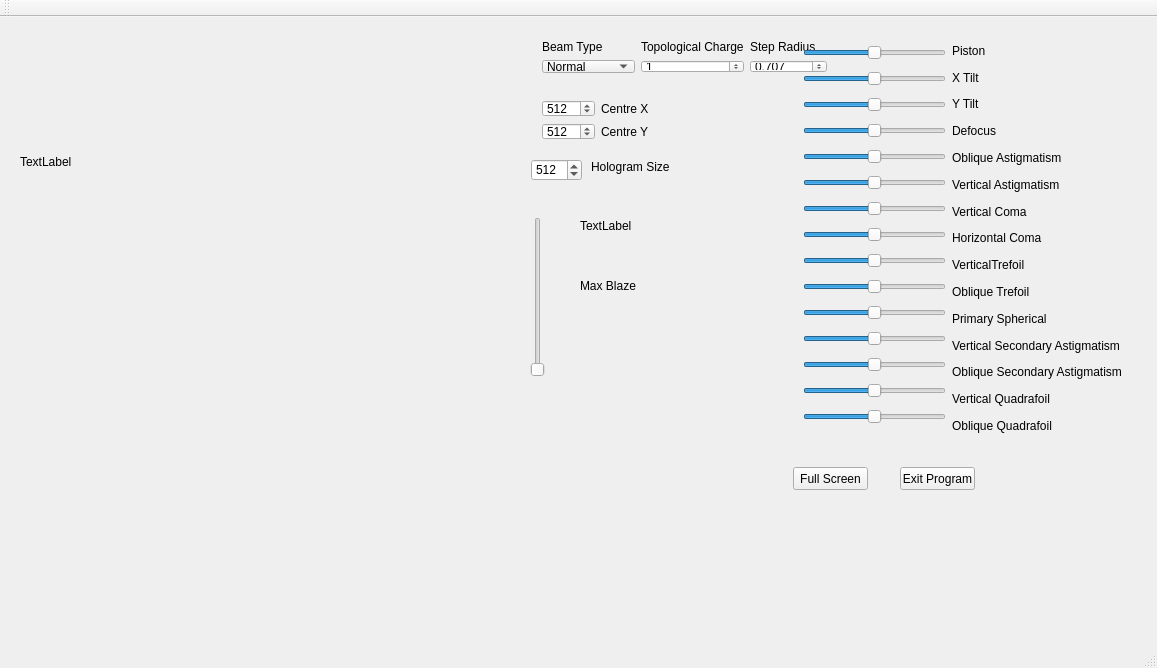
<?xml version="1.0" encoding="UTF-8"?>
<ui version="4.0">
 <class>MainWindow</class>
 <widget class="QMainWindow" name="MainWindow">
  <property name="geometry">
   <rect>
    <x>0</x>
    <y>0</y>
    <width>1157</width>
    <height>668</height>
   </rect>
  </property>
  <property name="windowTitle">
   <string>MainWindow</string>
  </property>
  <widget class="QWidget" name="centralWidget">
   <widget class="QPushButton" name="FullScreenButton">
    <property name="geometry">
     <rect>
      <x>793</x>
      <y>450</y>
      <width>75</width>
      <height>23</height>
     </rect>
    </property>
    <property name="text">
     <string>Full Screen</string>
    </property>
   </widget>
   <widget class="QPushButton" name="exitProgramButton">
    <property name="geometry">
     <rect>
      <x>900</x>
      <y>450</y>
      <width>75</width>
      <height>23</height>
     </rect>
    </property>
    <property name="text">
     <string>Exit Program</string>
    </property>
   </widget>
   <widget class="QSpinBox" name="HologramSizeButton">
    <property name="geometry">
     <rect>
      <x>531</x>
      <y>142</y>
      <width>51</width>
      <height>22</height>
     </rect>
    </property>
    <property name="minimum">
     <number>2</number>
    </property>
    <property name="maximum">
     <number>2048</number>
    </property>
    <property name="value">
     <number>512</number>
    </property>
   </widget>
   <widget class="QLabel" name="label_20">
    <property name="geometry">
     <rect>
      <x>591</x>
      <y>142</y>
      <width>91</width>
      <height>16</height>
     </rect>
    </property>
    <property name="text">
     <string>Hologram Size</string>
    </property>
   </widget>
   <widget class="QLabel" name="label">
    <property name="geometry">
     <rect>
      <x>20</x>
      <y>10</y>
      <width>480</width>
      <height>270</height>
     </rect>
    </property>
    <property name="text">
     <string>TextLabel</string>
    </property>
   </widget>
   <widget class="QWidget" name="layoutWidget">
    <property name="geometry">
     <rect>
      <x>531</x>
      <y>72</y>
      <width>129</width>
      <height>62</height>
     </rect>
    </property>
    <layout class="QHBoxLayout" name="horizontalLayout_2">
     <item>
      <layout class="QVBoxLayout" name="verticalLayout_3">
       <item>
        <widget class="QSpinBox" name="CentreX_spinBox">
         <property name="maximum">
          <number>2048</number>
         </property>
         <property name="value">
          <number>512</number>
         </property>
        </widget>
       </item>
       <item>
        <widget class="QSpinBox" name="CentreY_spinBox">
         <property name="maximum">
          <number>2048</number>
         </property>
         <property name="value">
          <number>512</number>
         </property>
        </widget>
       </item>
      </layout>
     </item>
     <item>
      <layout class="QVBoxLayout" name="verticalLayout_4">
       <item>
        <widget class="QLabel" name="label_2">
         <property name="text">
          <string>Centre X</string>
         </property>
        </widget>
       </item>
       <item>
        <widget class="QLabel" name="label_18">
         <property name="text">
          <string>Centre Y</string>
         </property>
        </widget>
       </item>
      </layout>
     </item>
    </layout>
   </widget>
   <widget class="QWidget" name="layoutWidget">
    <property name="geometry">
     <rect>
      <x>531</x>
      <y>12</y>
      <width>307</width>
      <height>55</height>
     </rect>
    </property>
    <layout class="QHBoxLayout" name="horizontalLayout_4">
     <item>
      <layout class="QHBoxLayout" name="horizontalLayout_3">
       <item>
        <layout class="QVBoxLayout" name="verticalLayout_5">
         <item>
          <widget class="QLabel" name="label_19">
           <property name="text">
            <string>Beam Type</string>
           </property>
          </widget>
         </item>
         <item>
          <widget class="QComboBox" name="beamTypeComboBox">
           <item>
            <property name="text">
             <string>Normal</string>
            </property>
           </item>
           <item>
            <property name="text">
             <string>Helical</string>
            </property>
           </item>
           <item>
            <property name="text">
             <string>Step Phase</string>
            </property>
           </item>
          </widget>
         </item>
        </layout>
       </item>
       <item>
        <layout class="QVBoxLayout" name="verticalLayout_6">
         <item>
          <widget class="QLabel" name="label_21">
           <property name="text">
            <string>Topological Charge</string>
           </property>
          </widget>
         </item>
         <item>
          <widget class="QSpinBox" name="topologicalChargeBtn">
           <property name="minimum">
            <number>-10</number>
           </property>
           <property name="maximum">
            <number>10</number>
           </property>
           <property name="value">
            <number>1</number>
           </property>
          </widget>
         </item>
        </layout>
       </item>
      </layout>
     </item>
     <item>
      <layout class="QVBoxLayout" name="verticalLayout_7">
       <item>
        <widget class="QLabel" name="label_22">
         <property name="text">
          <string>Step Radius</string>
         </property>
        </widget>
       </item>
       <item>
        <widget class="QDoubleSpinBox" name="topologicalChargeBtn_2">
         <property name="decimals">
          <number>3</number>
         </property>
         <property name="maximum">
          <double>1.000000000000000</double>
         </property>
         <property name="singleStep">
          <double>0.001000000000000</double>
         </property>
         <property name="value">
          <double>0.707000000000000</double>
         </property>
        </widget>
       </item>
      </layout>
     </item>
    </layout>
   </widget>
   <widget class="QWidget" name="layoutWidget">
    <property name="geometry">
     <rect>
      <x>792</x>
      <y>12</y>
      <width>341</width>
      <height>418</height>
     </rect>
    </property>
    <layout class="QHBoxLayout" name="horizontalLayout">
     <item>
      <layout class="QVBoxLayout" name="verticalLayout">
       <item>
        <widget class="QSlider" name="PistonSlider">
         <property name="minimum">
          <number>-200</number>
         </property>
         <property name="maximum">
          <number>200</number>
         </property>
         <property name="orientation">
          <enum>Qt::Horizontal</enum>
         </property>
        </widget>
       </item>
       <item>
        <widget class="QSlider" name="XTiltSlider">
         <property name="minimum">
          <number>-200</number>
         </property>
         <property name="maximum">
          <number>200</number>
         </property>
         <property name="orientation">
          <enum>Qt::Horizontal</enum>
         </property>
        </widget>
       </item>
       <item>
        <widget class="QSlider" name="YTiltSlider">
         <property name="minimum">
          <number>-200</number>
         </property>
         <property name="maximum">
          <number>200</number>
         </property>
         <property name="orientation">
          <enum>Qt::Horizontal</enum>
         </property>
        </widget>
       </item>
       <item>
        <widget class="QSlider" name="DefocusSlider">
         <property name="minimum">
          <number>-200</number>
         </property>
         <property name="maximum">
          <number>200</number>
         </property>
         <property name="orientation">
          <enum>Qt::Horizontal</enum>
         </property>
        </widget>
       </item>
       <item>
        <widget class="QSlider" name="OblAstigSlider">
         <property name="minimum">
          <number>-200</number>
         </property>
         <property name="maximum">
          <number>200</number>
         </property>
         <property name="orientation">
          <enum>Qt::Horizontal</enum>
         </property>
        </widget>
       </item>
       <item>
        <widget class="QSlider" name="VertAstigSlider">
         <property name="minimum">
          <number>-200</number>
         </property>
         <property name="maximum">
          <number>200</number>
         </property>
         <property name="orientation">
          <enum>Qt::Horizontal</enum>
         </property>
        </widget>
       </item>
       <item>
        <widget class="QSlider" name="VertComaSlider">
         <property name="minimum">
          <number>-200</number>
         </property>
         <property name="maximum">
          <number>200</number>
         </property>
         <property name="orientation">
          <enum>Qt::Horizontal</enum>
         </property>
        </widget>
       </item>
       <item>
        <widget class="QSlider" name="HorizComaSlider">
         <property name="minimum">
          <number>-200</number>
         </property>
         <property name="maximum">
          <number>200</number>
         </property>
         <property name="orientation">
          <enum>Qt::Horizontal</enum>
         </property>
        </widget>
       </item>
       <item>
        <widget class="QSlider" name="VertTrefoilSlider">
         <property name="minimum">
          <number>-200</number>
         </property>
         <property name="maximum">
          <number>200</number>
         </property>
         <property name="orientation">
          <enum>Qt::Horizontal</enum>
         </property>
        </widget>
       </item>
       <item>
        <widget class="QSlider" name="OblTrefoilSlider">
         <property name="minimum">
          <number>-200</number>
         </property>
         <property name="maximum">
          <number>200</number>
         </property>
         <property name="orientation">
          <enum>Qt::Horizontal</enum>
         </property>
        </widget>
       </item>
       <item>
        <widget class="QSlider" name="PrimarySphericalSlider">
         <property name="minimum">
          <number>-200</number>
         </property>
         <property name="maximum">
          <number>200</number>
         </property>
         <property name="orientation">
          <enum>Qt::Horizontal</enum>
         </property>
        </widget>
       </item>
       <item>
        <widget class="QSlider" name="Vert2ndAstig">
         <property name="minimum">
          <number>-200</number>
         </property>
         <property name="maximum">
          <number>200</number>
         </property>
         <property name="orientation">
          <enum>Qt::Horizontal</enum>
         </property>
        </widget>
       </item>
       <item>
        <widget class="QSlider" name="Obl2ndAstig">
         <property name="minimum">
          <number>-200</number>
         </property>
         <property name="maximum">
          <number>200</number>
         </property>
         <property name="orientation">
          <enum>Qt::Horizontal</enum>
         </property>
        </widget>
       </item>
       <item>
        <widget class="QSlider" name="VertQuadrafoil">
         <property name="minimum">
          <number>-200</number>
         </property>
         <property name="maximum">
          <number>200</number>
         </property>
         <property name="orientation">
          <enum>Qt::Horizontal</enum>
         </property>
        </widget>
       </item>
       <item>
        <widget class="QSlider" name="OblQuadrafoil">
         <property name="minimum">
          <number>-200</number>
         </property>
         <property name="maximum">
          <number>200</number>
         </property>
         <property name="orientation">
          <enum>Qt::Horizontal</enum>
         </property>
        </widget>
       </item>
      </layout>
     </item>
     <item>
      <layout class="QVBoxLayout" name="verticalLayout_2">
       <item>
        <widget class="QLabel" name="label_3">
         <property name="text">
          <string>Piston</string>
         </property>
        </widget>
       </item>
       <item>
        <widget class="QLabel" name="label_4">
         <property name="text">
          <string>X Tilt</string>
         </property>
        </widget>
       </item>
       <item>
        <widget class="QLabel" name="label_5">
         <property name="text">
          <string>Y Tilt</string>
         </property>
        </widget>
       </item>
       <item>
        <widget class="QLabel" name="label_6">
         <property name="text">
          <string>Defocus</string>
         </property>
        </widget>
       </item>
       <item>
        <widget class="QLabel" name="label_7">
         <property name="text">
          <string>Oblique Astigmatism</string>
         </property>
        </widget>
       </item>
       <item>
        <widget class="QLabel" name="label_8">
         <property name="text">
          <string>Vertical Astigmatism</string>
         </property>
        </widget>
       </item>
       <item>
        <widget class="QLabel" name="label_9">
         <property name="text">
          <string>Vertical Coma</string>
         </property>
        </widget>
       </item>
       <item>
        <widget class="QLabel" name="label_10">
         <property name="text">
          <string>Horizontal Coma</string>
         </property>
        </widget>
       </item>
       <item>
        <widget class="QLabel" name="label_11">
         <property name="text">
          <string>VerticalTrefoil</string>
         </property>
        </widget>
       </item>
       <item>
        <widget class="QLabel" name="label_12">
         <property name="text">
          <string>Oblique Trefoil</string>
         </property>
        </widget>
       </item>
       <item>
        <widget class="QLabel" name="label_13">
         <property name="text">
          <string>Primary Spherical</string>
         </property>
        </widget>
       </item>
       <item>
        <widget class="QLabel" name="label_14">
         <property name="text">
          <string>Vertical Secondary Astigmatism</string>
         </property>
        </widget>
       </item>
       <item>
        <widget class="QLabel" name="label_15">
         <property name="text">
          <string>Oblique Secondary Astigmatism</string>
         </property>
        </widget>
       </item>
       <item>
        <widget class="QLabel" name="label_16">
         <property name="text">
          <string>Vertical Quadrafoil</string>
         </property>
        </widget>
       </item>
       <item>
        <widget class="QLabel" name="label_17">
         <property name="text">
          <string>Oblique Quadrafoil</string>
         </property>
        </widget>
       </item>
      </layout>
     </item>
    </layout>
   </widget>
   <widget class="QSlider" name="maxBlazeSlider">
    <property name="geometry">
     <rect>
      <x>530</x>
      <y>200</y>
      <width>16</width>
      <height>160</height>
     </rect>
    </property>
    <property name="maximum">
     <number>255</number>
    </property>
    <property name="orientation">
     <enum>Qt::Vertical</enum>
    </property>
   </widget>
   <widget class="QLabel" name="label_23">
    <property name="geometry">
     <rect>
      <x>580</x>
      <y>260</y>
      <width>59</width>
      <height>17</height>
     </rect>
    </property>
    <property name="text">
     <string>Max Blaze</string>
    </property>
   </widget>
   <widget class="QLabel" name="maxBlazeLabel">
    <property name="geometry">
     <rect>
      <x>580</x>
      <y>200</y>
      <width>59</width>
      <height>17</height>
     </rect>
    </property>
    <property name="text">
     <string>TextLabel</string>
    </property>
   </widget>
  </widget>
  <widget class="QMenuBar" name="menuBar">
   <property name="geometry">
    <rect>
     <x>0</x>
     <y>0</y>
     <width>1157</width>
     <height>25</height>
    </rect>
   </property>
  </widget>
  <widget class="QToolBar" name="mainToolBar">
   <attribute name="toolBarArea">
    <enum>TopToolBarArea</enum>
   </attribute>
   <attribute name="toolBarBreak">
    <bool>false</bool>
   </attribute>
  </widget>
  <widget class="QStatusBar" name="statusBar"/>
 </widget>
 <layoutdefault spacing="6" margin="11"/>
 <resources/>
 <connections/>
</ui>
